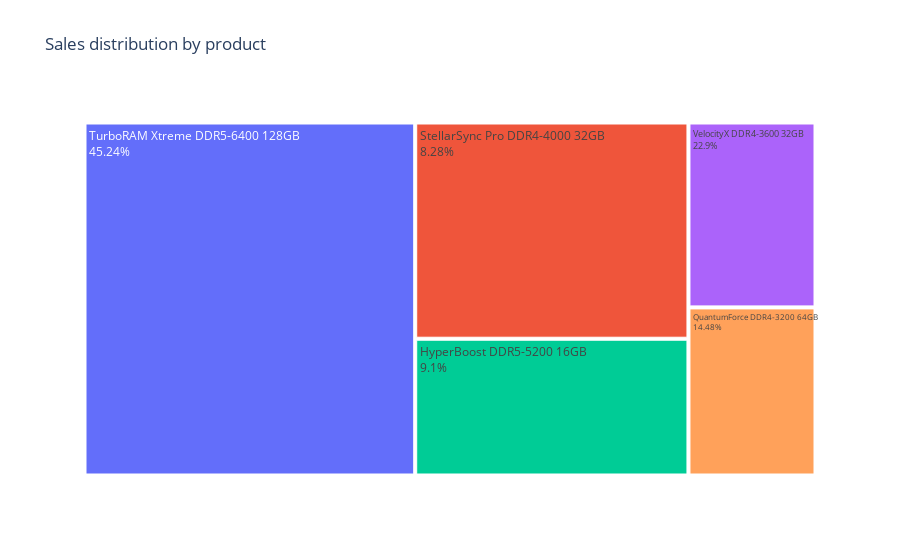

Notebook code for this chart:
### Code cell
import pandas as pd

# Random data
data = {
    'categories': ['VelocityX DDR4-3600 32GB', 
                   'HyperBoost DDR5-5200 16GB', 
                   'QuantumForce DDR4-3200 64GB', 
                   'TurboRAM Xtreme DDR5-6400 128GB',
                   'StellarSync Pro DDR4-4000 32GB'],
    'values': [132, 210, 120, 656, 332],
    'share': [9.10, 14.48, 8.28, 45.24, 22.90],
}

# Create dataframe
df = pd.DataFrame(data)

# Create treeamp
fig = px.treemap(df, 
				 path=['categories'], 
				 values='values',
                 labels='share',
                 title='Sales distribution by product')

# Add text inside the treemap boxes
fig.update_traces(textinfo='label+text',
                  text=df['share'].astype(str) + '%')

fig.write_image("./images/ch07_30.png", width=800, height=600)
fig.show()

### Figure 1 — Plotly figure (JSON) as saved in the notebook; plotly's stock layout.template omitted (floating-point values rounded to 4 significant figures)
{"data": [{"branchvalues": "total", "domain": {"x": [0, 1], "y": [0, 1]}, "hovertemplate": "labels=%{label}<br>value=%{value}<br>parent=%{parent}<br>id=%{id}<extra></extra>", "ids": ["HyperBoost DDR5-5200 16GB", "QuantumForce DDR4-3200 64GB", "StellarSync Pro DDR4-4000 32GB", "TurboRAM Xtreme DDR5-6400 128GB", "VelocityX DDR4-3600 32GB"], "labels": ["HyperBoost DDR5-5200 16GB", "QuantumForce DDR4-3200 64GB", "StellarSync Pro DDR4-4000 32GB", "TurboRAM Xtreme DDR5-6400 128GB", "VelocityX DDR4-3600 32GB"], "name": "", "parents": ["", "", "", "", ""], "text": ["9.1%", "14.48%", "8.28%", "45.24%", "22.9%"], "textinfo": "label+text", "type": "treemap", "values": [210, 120, 332, 656, 132]}], "layout": {"legend": {"tracegroupgap": 0}, "title": {"text": "Sales distribution by product"}}}
